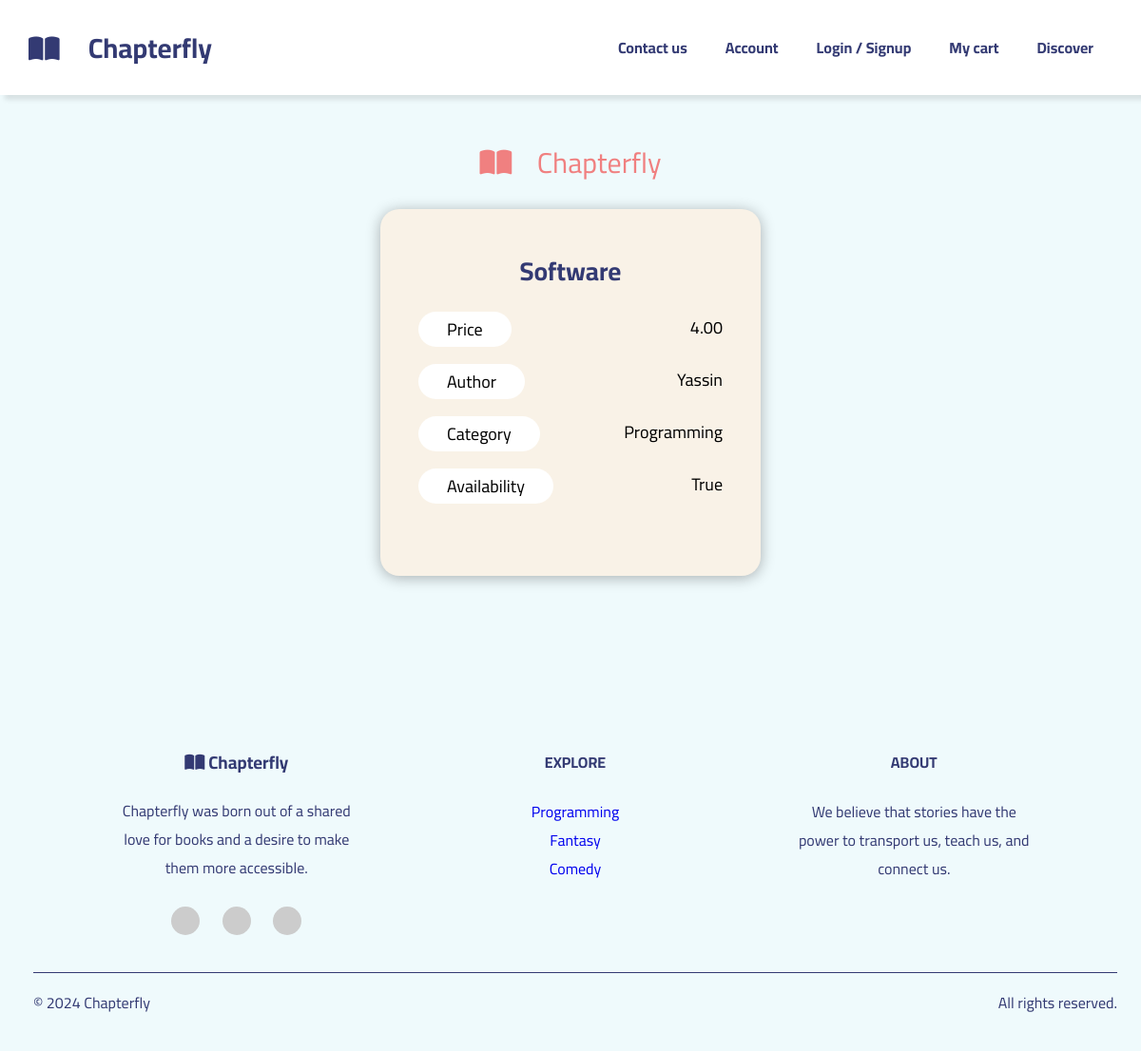
Screenshot of /view/details/7/ with the database file from the repository.
### project_app/models.py (models this page shows, shortened)
class Book(models.Model):
    status_book = [
        ('available', 'available'),
        ('borrowed', 'borrowed'),
        ('sold', 'sold')
    ]
    name = models.CharField(max_length=100, verbose_name='Book Name')
    price = models.DecimalField(max_digits=6, decimal_places=2, verbose_name='Price')
    descritption = models.TextField(verbose_name='Description')
    id = models.IntegerField(verbose_name='Book ID', primary_key=True)
    author = models.CharField(max_length=100)
    category = models.ForeignKey(Category, on_delete=models.PROTECT)
    img = models.ImageField(upload_to='photos/%y/%m/%d', null=True, blank=True)
    available = models.BooleanField(default=True)
    status = models.CharField(max_length=50, choices=status_book)

class Category(models.Model):
    name = models.CharField(max_length=50)
    def __str__(self):
        return self.name

### project_app/views.py (the view)
# urls.py: path('details/<str:id>/', views.details, name='details'),
def details(request, id):
    bookID = Book.objects.get(id=id)
    context = {
        'book': bookID
    }
    return render(request, 'pages/details.html', context)

### templates/pages/details.html (shortened to what this page needs)
{% extends 'base.html' %}
{% load static %}
{% block content %}
    <link rel="stylesheet" href="{% static 'styles/details.css' %}" />
    <div class="book">
      <div class="logo"><i class="fa-solid fa-book-open icon"></i> Chapterfly</a></div>
      <h2><span id="name">{{book.name}}</span></h2>
      <p><span class="label">Price</span><span id="price">{{book.price}}</span></p>
      <p><span class="label">Author</span><span id="author">{{book.author}}</span></p>
      <p><span class="label">Category</span><span id="category">{{book.category}}</span></p>
      <p><span class="label">Availability</span><span id="available">{{book.available}}</span></p>
    </div>
{% endblock content %}

### project/static/styles/mainStyle.css (style rules this page uses)
:root { --main-transition-duration: 0.3s; --primary: #333a73; --secondary: #378ce7; --accent1: #67c6e3; --accent2: #f9f2e7; --accent3: #f08080; --bgcolor: #effafc; --main-box-shadow: 0 2px 15px rgba(0, 0, 0, 0.3); }
* { box-sizing: border-box; }
html { scroll-behavior: smooth; }
body { font-family: "Cairo", sans-serif; margin: 0; padding: 0; }

### project/static/styles/details.css (style rules this page uses)
* { box-sizing: border-box; font-family: "Cairo", sans-serif; }
:root { --main-transition-duration: 0.3s; --primary: #333a73; --secondary: #378ce7; --accent1: #67c6e3; --accent2: #f9f2e7; --accent3: #f08080; --bgcolor: #effafc; --main-box-shadow: 0 2px 15px rgba(0, 0, 0, 0.3); }
body { margin: 0; padding: 0; background-color: var(--bgcolor); }
.book { width: 100%; max-width: 400px; margin: 120px auto; font-size: 18px; padding: 40px; text-align: center; background-color: var(--accent2); border-radius: 20px; box-shadow: var(--main-box-shadow); position: relative; }
.book .logo { position: absolute; top: -20%; transform: translateX(50%); color: var(--accent3); right: 50%; font-size: 30px; }
.book .logo i { margin-right: 20px; }
.book h2 { color: var(--primary); font-family: 'Segoe UI', Tahoma, Geneva, Verdana, sans-serif; margin: 0; }
.book p { display: flex; justify-content: space-between; }
.book p .label { background-color: white; border-radius: 30px; padding: 2px 30px; }

### rows the page displays
Book: name "Software", price "4.00", author "Yassin", category "Programming", available "True"
